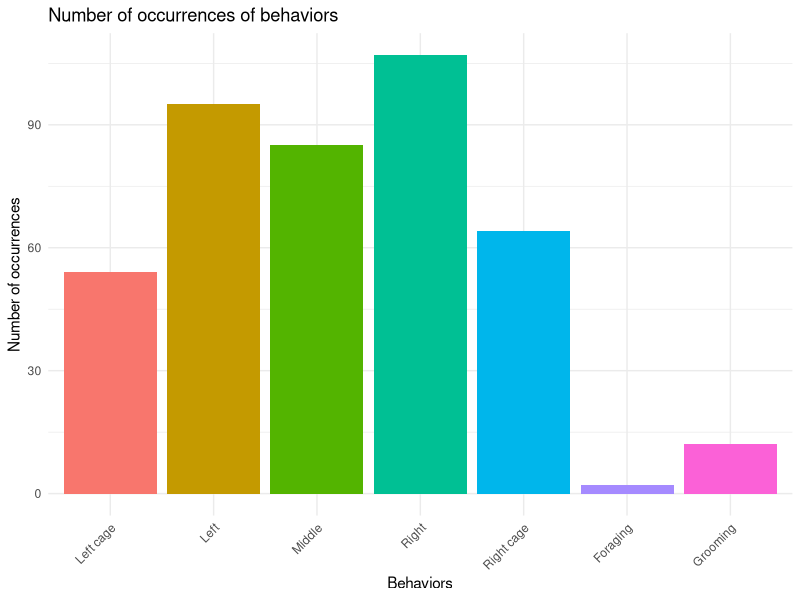
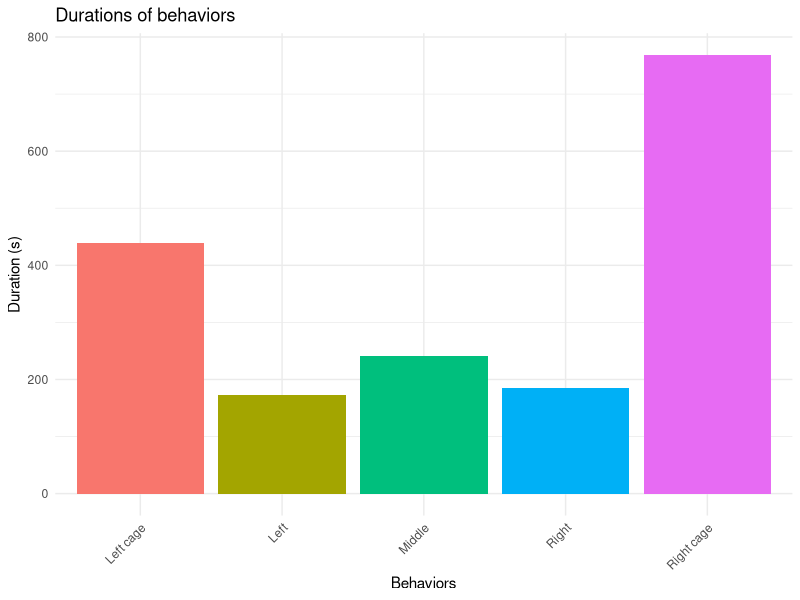
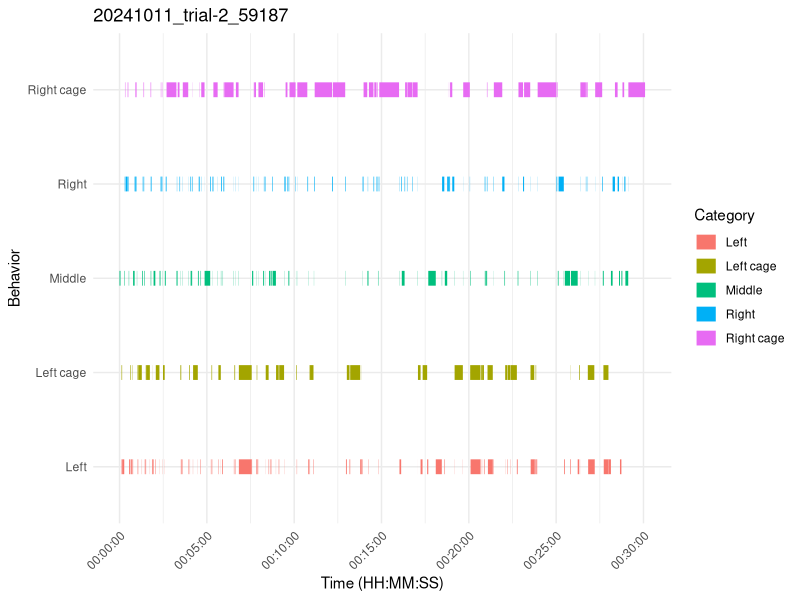

These figures' R source, in order:
# 將手動整合完的excel檔另存成csv檔後匯入
library(dplyr)
library(readr)
library(ggplot2)
library(lubridate)

df <- read_csv("Intergrated Data/20241011_trial-2_59187.csv") %>%
  mutate(Time = as.numeric(Time))



# 行為出現次數統計
# 計算各種行為的出現次數
behavior_counts <- df %>%
  filter(`Behavior type` != "STOP") %>%
  group_by(Behavior) %>%
  summarise(Count = n())

# 自訂順序
order <- c('Left cage','Left','Middle','Right','Right cage')
behavior_counts$Behavior <- factor(behavior_counts$Behavior, 
                                   levels = c(order, setdiff(behavior_counts$Behavior, order)))
  
# 繪製行為次數長條圖
ggplot(behavior_counts, aes(x = Behavior, y = Count, fill = Behavior)) +
  geom_bar(stat = "identity", show.legend = FALSE) +
  labs(title = "Number of occurrences of behaviors",
       x = "Behaviors", y = "Number of occurrences") +
  theme_minimal() +
  theme(axis.text.x = element_text(angle = 45, hjust = 1))



# 行為總持續時間統計
# 計算各種行為的總持續時間
behavior_durations <- df %>%
  filter(`Behavior type` %in% c("START", "STOP")) %>%
  group_by(Behavior) %>%
  mutate(Next_Time = lead(Time)) %>%  # 找出下一行為的時間（應該是 STOP 的時間）
  filter(`Behavior type` == "START") %>%  # 只保留 START，計算 START 到 STOP 的時間差
  mutate(Duration = Next_Time - Time) %>%
  group_by(Behavior) %>%  # 按行為類型分組
  summarise(Total_Duration = sum(Duration, na.rm = TRUE))  # 計算總持續時間

# 自訂順序
behavior_durations$Behavior <- factor(behavior_durations$Behavior, 
                                   levels = c(order, setdiff(behavior_counts$Behavior, order)))

# 繪製行為持續時間長條圖
ggplot(behavior_durations, aes(x = Behavior, y = Total_Duration, fill = Behavior)) +
  geom_bar(stat = "identity", show.legend = FALSE) +
  labs(title = "Durations of behaviors",
       x = "Behaviors", y = "Duration (s)") +
  theme_minimal() +
  theme(axis.text.x = element_text(angle = 45, hjust = 1))



# Event timeline plot/Gantt chart
# 配對 START 和 STOP 計算行為持續時間
df_duration <- df %>%
  filter(`Behavior type` %in% c("START", "STOP")) %>%
  group_by(Subject, Behavior) %>%
  arrange(Time) %>%
  mutate(Next_Time = lead(Time)) %>%
  filter(`Behavior type` == "START") %>%
  mutate(Duration = Next_Time - Time) %>%
  ungroup()

# 轉換時間格式
df_duration <- df_duration %>%
  mutate(Time = as.POSIXct(Time, origin = "1970-01-01", tz = "UTC"),
         End_Time = as.POSIXct(Next_Time, origin = "1970-01-01", tz = "UTC"))
T0 <- as.Date(df_duration$Time[1])  # 取第一個時間點的日期
df_duration$End_Time[1] <- as.POSIXct(paste(T0, "00:00:00"), tz = "UTC")


# 繪製時間軸行為對應圖
ggplot(df_duration, aes(x = Time, xend = End_Time, y = Behavior, yend = Behavior, color = Behavior)) +
  geom_segment(size = 5) +  # 使用線條代表時間持續長度
  scale_x_datetime(date_labels = "%H:%M:%S", date_breaks = "5 min") +  # 設定時間標籤
  theme_minimal() +
  labs(title = "20241011_trial-2_59187",
       x = "Time (HH:MM:SS)",
       y = "Behavior",
       color = "Category") +
  theme(axis.text.x = element_text(angle = 45, hjust = 1))
